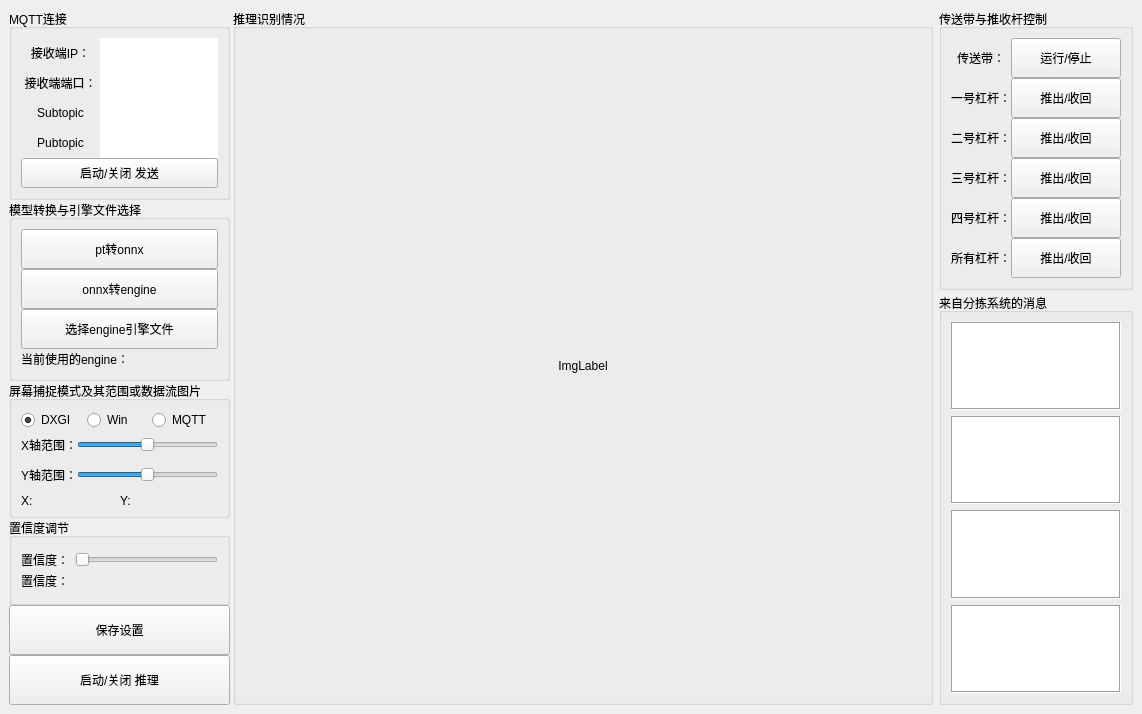
<?xml version="1.0" encoding="UTF-8"?>
<ui version="4.0">
 <class>MainWindow</class>
 <widget class="QMainWindow" name="MainWindow">
  <property name="geometry">
   <rect>
    <x>0</x>
    <y>0</y>
    <width>1141</width>
    <height>714</height>
   </rect>
  </property>
  <property name="windowTitle">
   <string>MainWindow</string>
  </property>
  <widget class="QWidget" name="centralwidget">
   <layout class="QGridLayout" name="gridLayout_7">
    <item row="0" column="0">
     <layout class="QHBoxLayout" name="horizontalLayout_16">
      <property name="spacing">
       <number>3</number>
      </property>
      <item>
       <layout class="QVBoxLayout" name="verticalLayout_16">
        <property name="spacing">
         <number>0</number>
        </property>
        <item>
         <widget class="QGroupBox" name="groupBox_2">
          <property name="title">
           <string>MQTT连接</string>
          </property>
          <layout class="QGridLayout" name="gridLayout_2">
           <item row="0" column="0">
            <layout class="QVBoxLayout" name="verticalLayout">
             <property name="spacing">
              <number>0</number>
             </property>
             <item>
              <layout class="QHBoxLayout" name="horizontalLayout">
               <property name="spacing">
                <number>0</number>
               </property>
               <item>
                <widget class="QLabel" name="label_2">
                 <property name="text">
                  <string>接收端IP：</string>
                 </property>
                 <property name="alignment">
                  <set>Qt::AlignmentFlag::AlignCenter</set>
                 </property>
                </widget>
               </item>
               <item>
                <widget class="QLineEdit" name="lineEdit_ip">
                 <property name="minimumSize">
                  <size>
                   <width>118</width>
                   <height>30</height>
                  </size>
                 </property>
                 <property name="maximumSize">
                  <size>
                   <width>118</width>
                   <height>16777215</height>
                  </size>
                 </property>
                 <property name="frame">
                  <bool>false</bool>
                 </property>
                </widget>
               </item>
              </layout>
             </item>
             <item>
              <layout class="QHBoxLayout" name="horizontalLayout_4">
               <property name="spacing">
                <number>0</number>
               </property>
               <item>
                <widget class="QLabel" name="label_3">
                 <property name="text">
                  <string>接收端端口：</string>
                 </property>
                 <property name="alignment">
                  <set>Qt::AlignmentFlag::AlignCenter</set>
                 </property>
                </widget>
               </item>
               <item>
                <widget class="QLineEdit" name="lineEdit_port">
                 <property name="minimumSize">
                  <size>
                   <width>118</width>
                   <height>30</height>
                  </size>
                 </property>
                 <property name="maximumSize">
                  <size>
                   <width>118</width>
                   <height>16777215</height>
                  </size>
                 </property>
                 <property name="frame">
                  <bool>false</bool>
                 </property>
                </widget>
               </item>
              </layout>
             </item>
             <item>
              <layout class="QHBoxLayout" name="horizontalLayout_7">
               <property name="spacing">
                <number>0</number>
               </property>
               <item>
                <widget class="QLabel" name="label_7">
                 <property name="text">
                  <string>Subtopic</string>
                 </property>
                 <property name="alignment">
                  <set>Qt::AlignmentFlag::AlignCenter</set>
                 </property>
                </widget>
               </item>
               <item>
                <widget class="QLineEdit" name="lineEdit_Subtopic">
                 <property name="minimumSize">
                  <size>
                   <width>118</width>
                   <height>30</height>
                  </size>
                 </property>
                 <property name="maximumSize">
                  <size>
                   <width>118</width>
                   <height>16777215</height>
                  </size>
                 </property>
                 <property name="frame">
                  <bool>false</bool>
                 </property>
                </widget>
               </item>
              </layout>
             </item>
             <item>
              <layout class="QHBoxLayout" name="horizontalLayout_10">
               <property name="spacing">
                <number>0</number>
               </property>
               <item>
                <widget class="QLabel" name="label_4">
                 <property name="text">
                  <string>Pubtopic</string>
                 </property>
                 <property name="alignment">
                  <set>Qt::AlignmentFlag::AlignCenter</set>
                 </property>
                </widget>
               </item>
               <item>
                <widget class="QLineEdit" name="lineEdit_Pubtopic">
                 <property name="minimumSize">
                  <size>
                   <width>118</width>
                   <height>30</height>
                  </size>
                 </property>
                 <property name="maximumSize">
                  <size>
                   <width>118</width>
                   <height>16777215</height>
                  </size>
                 </property>
                 <property name="frame">
                  <bool>false</bool>
                 </property>
                </widget>
               </item>
              </layout>
             </item>
             <item>
              <widget class="QPushButton" name="pushButton_send">
               <property name="minimumSize">
                <size>
                 <width>0</width>
                 <height>30</height>
                </size>
               </property>
               <property name="text">
                <string>启动/关闭 发送</string>
               </property>
               <property name="checkable">
                <bool>true</bool>
               </property>
              </widget>
             </item>
            </layout>
           </item>
           <item row="1" column="0">
            <layout class="QHBoxLayout" name="horizontalLayout_9"/>
           </item>
          </layout>
         </widget>
        </item>
        <item>
         <widget class="QGroupBox" name="groupBox_3">
          <property name="title">
           <string>模型转换与引擎文件选择</string>
          </property>
          <layout class="QGridLayout" name="gridLayout_3">
           <item row="0" column="0">
            <layout class="QVBoxLayout" name="verticalLayout_4">
             <property name="spacing">
              <number>0</number>
             </property>
             <item>
              <widget class="QPushButton" name="pushButton_ptToOnnx">
               <property name="minimumSize">
                <size>
                 <width>0</width>
                 <height>40</height>
                </size>
               </property>
               <property name="text">
                <string>pt转onnx</string>
               </property>
              </widget>
             </item>
             <item>
              <widget class="QPushButton" name="pushButton_onnxToEngine">
               <property name="minimumSize">
                <size>
                 <width>0</width>
                 <height>40</height>
                </size>
               </property>
               <property name="text">
                <string>onnx转engine</string>
               </property>
              </widget>
             </item>
             <item>
              <widget class="QPushButton" name="pushButton_engine">
               <property name="minimumSize">
                <size>
                 <width>0</width>
                 <height>40</height>
                </size>
               </property>
               <property name="text">
                <string>选择engine引擎文件</string>
               </property>
              </widget>
             </item>
             <item>
              <widget class="QLabel" name="label_engine">
               <property name="minimumSize">
                <size>
                 <width>0</width>
                 <height>20</height>
                </size>
               </property>
               <property name="maximumSize">
                <size>
                 <width>16777215</width>
                 <height>20</height>
                </size>
               </property>
               <property name="text">
                <string>当前使用的engine：</string>
               </property>
              </widget>
             </item>
            </layout>
           </item>
          </layout>
         </widget>
        </item>
        <item>
         <widget class="QGroupBox" name="groupBox_4">
          <property name="title">
           <string>屏幕捕捉模式及其范围或数据流图片</string>
          </property>
          <layout class="QGridLayout" name="gridLayout_5">
           <item row="0" column="0">
            <layout class="QVBoxLayout" name="verticalLayout_5">
             <property name="spacing">
              <number>0</number>
             </property>
             <item>
              <layout class="QHBoxLayout" name="horizontalLayout_2">
               <item>
                <widget class="QRadioButton" name="radioButton_dxgi">
                 <property name="maximumSize">
                  <size>
                   <width>16777215</width>
                   <height>20</height>
                  </size>
                 </property>
                 <property name="text">
                  <string>DXGI</string>
                 </property>
                 <property name="checked">
                  <bool>true</bool>
                 </property>
                </widget>
               </item>
               <item>
                <widget class="QRadioButton" name="radioButton_win">
                 <property name="maximumSize">
                  <size>
                   <width>16777215</width>
                   <height>20</height>
                  </size>
                 </property>
                 <property name="text">
                  <string>Win</string>
                 </property>
                </widget>
               </item>
               <item>
                <widget class="QRadioButton" name="radioButton_mqtt">
                 <property name="text">
                  <string>MQTT</string>
                 </property>
                </widget>
               </item>
              </layout>
             </item>
             <item>
              <layout class="QHBoxLayout" name="horizontalLayout_5">
               <item>
                <layout class="QVBoxLayout" name="verticalLayout_6">
                 <item>
                  <widget class="QLabel" name="label_5">
                   <property name="text">
                    <string>X轴范围：</string>
                   </property>
                  </widget>
                 </item>
                 <item>
                  <widget class="QLabel" name="label_6">
                   <property name="text">
                    <string>Y轴范围：</string>
                   </property>
                  </widget>
                 </item>
                </layout>
               </item>
               <item>
                <layout class="QVBoxLayout" name="verticalLayout_7">
                 <item>
                  <widget class="QSlider" name="horizontalSlider_X">
                   <property name="minimumSize">
                    <size>
                     <width>0</width>
                     <height>30</height>
                    </size>
                   </property>
                   <property name="minimum">
                    <number>10</number>
                   </property>
                   <property name="maximum">
                    <number>2560</number>
                   </property>
                   <property name="value">
                    <number>1280</number>
                   </property>
                   <property name="orientation">
                    <enum>Qt::Orientation::Horizontal</enum>
                   </property>
                  </widget>
                 </item>
                 <item>
                  <widget class="QSlider" name="horizontalSlider_Y">
                   <property name="minimumSize">
                    <size>
                     <width>0</width>
                     <height>30</height>
                    </size>
                   </property>
                   <property name="minimum">
                    <number>10</number>
                   </property>
                   <property name="maximum">
                    <number>1600</number>
                   </property>
                   <property name="value">
                    <number>800</number>
                   </property>
                   <property name="orientation">
                    <enum>Qt::Orientation::Horizontal</enum>
                   </property>
                  </widget>
                 </item>
                </layout>
               </item>
              </layout>
             </item>
            </layout>
           </item>
           <item row="1" column="0">
            <layout class="QHBoxLayout" name="horizontalLayout_3">
             <property name="spacing">
              <number>0</number>
             </property>
             <item>
              <widget class="QLabel" name="label_X">
               <property name="maximumSize">
                <size>
                 <width>16777215</width>
                 <height>10</height>
                </size>
               </property>
               <property name="text">
                <string>X:</string>
               </property>
              </widget>
             </item>
             <item>
              <widget class="QLabel" name="label_Y">
               <property name="maximumSize">
                <size>
                 <width>16777215</width>
                 <height>10</height>
                </size>
               </property>
               <property name="text">
                <string>Y:</string>
               </property>
              </widget>
             </item>
            </layout>
           </item>
          </layout>
         </widget>
        </item>
        <item>
         <widget class="QGroupBox" name="groupBox_5">
          <property name="title">
           <string>置信度调节</string>
          </property>
          <layout class="QGridLayout" name="gridLayout_4">
           <item row="0" column="0">
            <layout class="QVBoxLayout" name="verticalLayout_2">
             <item>
              <layout class="QHBoxLayout" name="horizontalLayout_6">
               <item>
                <widget class="QLabel" name="label">
                 <property name="minimumSize">
                  <size>
                   <width>0</width>
                   <height>10</height>
                  </size>
                 </property>
                 <property name="maximumSize">
                  <size>
                   <width>16777215</width>
                   <height>15</height>
                  </size>
                 </property>
                 <property name="text">
                  <string>置信度：</string>
                 </property>
                </widget>
               </item>
               <item>
                <widget class="QSlider" name="horizontalSlider_conf">
                 <property name="minimumSize">
                  <size>
                   <width>0</width>
                   <height>10</height>
                  </size>
                 </property>
                 <property name="maximumSize">
                  <size>
                   <width>16777215</width>
                   <height>15</height>
                  </size>
                 </property>
                 <property name="maximum">
                  <number>10</number>
                 </property>
                 <property name="singleStep">
                  <number>1</number>
                 </property>
                 <property name="orientation">
                  <enum>Qt::Orientation::Horizontal</enum>
                 </property>
                </widget>
               </item>
              </layout>
             </item>
             <item>
              <widget class="QLabel" name="label_conf">
               <property name="minimumSize">
                <size>
                 <width>0</width>
                 <height>10</height>
                </size>
               </property>
               <property name="maximumSize">
                <size>
                 <width>16777215</width>
                 <height>15</height>
                </size>
               </property>
               <property name="text">
                <string>置信度：</string>
               </property>
              </widget>
             </item>
            </layout>
           </item>
          </layout>
         </widget>
        </item>
        <item>
         <widget class="QPushButton" name="pushButton_save">
          <property name="minimumSize">
           <size>
            <width>0</width>
            <height>50</height>
           </size>
          </property>
          <property name="text">
           <string>保存设置</string>
          </property>
         </widget>
        </item>
        <item>
         <widget class="QPushButton" name="pushButton_run">
          <property name="minimumSize">
           <size>
            <width>0</width>
            <height>50</height>
           </size>
          </property>
          <property name="text">
           <string>启动/关闭 推理</string>
          </property>
          <property name="checkable">
           <bool>true</bool>
          </property>
         </widget>
        </item>
       </layout>
      </item>
      <item>
       <widget class="QGroupBox" name="groupBox">
        <property name="minimumSize">
         <size>
          <width>700</width>
          <height>0</height>
         </size>
        </property>
        <property name="maximumSize">
         <size>
          <width>700</width>
          <height>700</height>
         </size>
        </property>
        <property name="title">
         <string>推理识别情况</string>
        </property>
        <layout class="QGridLayout" name="gridLayout_9">
         <item row="0" column="0">
          <widget class="QLabel" name="label_img">
           <property name="text">
            <string>ImgLabel</string>
           </property>
           <property name="alignment">
            <set>Qt::AlignmentFlag::AlignCenter</set>
           </property>
          </widget>
         </item>
        </layout>
       </widget>
      </item>
     </layout>
    </item>
    <item row="0" column="1">
     <layout class="QVBoxLayout" name="verticalLayout_8">
      <property name="spacing">
       <number>3</number>
      </property>
      <item>
       <widget class="QGroupBox" name="groupBox_6">
        <property name="title">
         <string>传送带与推收杆控制</string>
        </property>
        <layout class="QGridLayout" name="gridLayout">
         <item row="0" column="0">
          <layout class="QVBoxLayout" name="verticalLayout_3">
           <property name="spacing">
            <number>0</number>
           </property>
           <item>
            <layout class="QHBoxLayout" name="horizontalLayout_8">
             <property name="spacing">
              <number>0</number>
             </property>
             <item>
              <widget class="QLabel" name="label_8">
               <property name="minimumSize">
                <size>
                 <width>60</width>
                 <height>0</height>
                </size>
               </property>
               <property name="maximumSize">
                <size>
                 <width>60</width>
                 <height>167215</height>
                </size>
               </property>
               <property name="text">
                <string>传送带：</string>
               </property>
               <property name="alignment">
                <set>Qt::AlignmentFlag::AlignCenter</set>
               </property>
              </widget>
             </item>
             <item>
              <widget class="QPushButton" name="pushButton_conveyor">
               <property name="minimumSize">
                <size>
                 <width>110</width>
                 <height>40</height>
                </size>
               </property>
               <property name="text">
                <string>运行/停止</string>
               </property>
               <property name="checkable">
                <bool>true</bool>
               </property>
              </widget>
             </item>
            </layout>
           </item>
           <item>
            <layout class="QHBoxLayout" name="horizontalLayout_11">
             <property name="spacing">
              <number>0</number>
             </property>
             <item>
              <widget class="QLabel" name="label_9">
               <property name="minimumSize">
                <size>
                 <width>60</width>
                 <height>0</height>
                </size>
               </property>
               <property name="maximumSize">
                <size>
                 <width>60</width>
                 <height>167215</height>
                </size>
               </property>
               <property name="text">
                <string>一号杠杆：</string>
               </property>
               <property name="alignment">
                <set>Qt::AlignmentFlag::AlignCenter</set>
               </property>
              </widget>
             </item>
             <item>
              <widget class="QPushButton" name="pushButton_rodFirst">
               <property name="minimumSize">
                <size>
                 <width>110</width>
                 <height>40</height>
                </size>
               </property>
               <property name="text">
                <string>推出/收回</string>
               </property>
               <property name="checkable">
                <bool>true</bool>
               </property>
              </widget>
             </item>
            </layout>
           </item>
           <item>
            <layout class="QHBoxLayout" name="horizontalLayout_12">
             <property name="spacing">
              <number>0</number>
             </property>
             <item>
              <widget class="QLabel" name="label_10">
               <property name="minimumSize">
                <size>
                 <width>60</width>
                 <height>0</height>
                </size>
               </property>
               <property name="maximumSize">
                <size>
                 <width>60</width>
                 <height>167215</height>
                </size>
               </property>
               <property name="text">
                <string>二号杠杆：</string>
               </property>
               <property name="alignment">
                <set>Qt::AlignmentFlag::AlignCenter</set>
               </property>
              </widget>
             </item>
             <item>
              <widget class="QPushButton" name="pushButton_rodSecond">
               <property name="minimumSize">
                <size>
                 <width>110</width>
                 <height>40</height>
                </size>
               </property>
               <property name="text">
                <string>推出/收回</string>
               </property>
               <property name="checkable">
                <bool>true</bool>
               </property>
              </widget>
             </item>
            </layout>
           </item>
           <item>
            <layout class="QHBoxLayout" name="horizontalLayout_13">
             <property name="spacing">
              <number>0</number>
             </property>
             <item>
              <widget class="QLabel" name="label_11">
               <property name="minimumSize">
                <size>
                 <width>60</width>
                 <height>0</height>
                </size>
               </property>
               <property name="maximumSize">
                <size>
                 <width>60</width>
                 <height>167215</height>
                </size>
               </property>
               <property name="text">
                <string>三号杠杆：</string>
               </property>
               <property name="alignment">
                <set>Qt::AlignmentFlag::AlignCenter</set>
               </property>
              </widget>
             </item>
             <item>
              <widget class="QPushButton" name="pushButton_rodThird">
               <property name="minimumSize">
                <size>
                 <width>110</width>
                 <height>40</height>
                </size>
               </property>
               <property name="text">
                <string>推出/收回</string>
               </property>
               <property name="checkable">
                <bool>true</bool>
               </property>
              </widget>
             </item>
            </layout>
           </item>
           <item>
            <layout class="QHBoxLayout" name="horizontalLayout_14">
             <property name="spacing">
              <number>0</number>
             </property>
             <item>
              <widget class="QLabel" name="label_12">
               <property name="minimumSize">
                <size>
                 <width>60</width>
                 <height>0</height>
                </size>
               </property>
               <property name="maximumSize">
                <size>
                 <width>60</width>
                 <height>167215</height>
                </size>
               </property>
               <property name="text">
                <string>四号杠杆：</string>
               </property>
               <property name="alignment">
                <set>Qt::AlignmentFlag::AlignCenter</set>
               </property>
              </widget>
             </item>
             <item>
              <widget class="QPushButton" name="pushButton_rodFourth">
               <property name="enabled">
                <bool>true</bool>
               </property>
               <property name="minimumSize">
                <size>
                 <width>110</width>
                 <height>40</height>
                </size>
               </property>
               <property name="text">
                <string>推出/收回</string>
               </property>
               <property name="checkable">
                <bool>true</bool>
               </property>
              </widget>
             </item>
            </layout>
           </item>
           <item>
            <layout class="QHBoxLayout" name="horizontalLayout_15">
             <property name="spacing">
              <number>0</number>
             </property>
             <item>
              <widget class="QLabel" name="label_13">
               <property name="minimumSize">
                <size>
                 <width>60</width>
                 <height>0</height>
                </size>
               </property>
               <property name="maximumSize">
                <size>
                 <width>60</width>
                 <height>167215</height>
                </size>
               </property>
               <property name="text">
                <string>所有杠杆：</string>
               </property>
               <property name="alignment">
                <set>Qt::AlignmentFlag::AlignCenter</set>
               </property>
              </widget>
             </item>
             <item>
              <widget class="QPushButton" name="pushButton_rodAll">
               <property name="enabled">
                <bool>true</bool>
               </property>
               <property name="minimumSize">
                <size>
                 <width>110</width>
                 <height>40</height>
                </size>
               </property>
               <property name="text">
                <string>推出/收回</string>
               </property>
               <property name="checkable">
                <bool>true</bool>
               </property>
              </widget>
             </item>
            </layout>
           </item>
          </layout>
         </item>
        </layout>
       </widget>
      </item>
      <item>
       <widget class="QGroupBox" name="groupBox_7">
        <property name="title">
         <string>来自分拣系统的消息</string>
        </property>
        <layout class="QGridLayout" name="gridLayout_6">
         <item row="2" column="0">
          <widget class="QTextEdit" name="textEditSwitch2">
           <property name="frameShape">
            <enum>QFrame::Shape::Box</enum>
           </property>
           <property name="readOnly">
            <bool>true</bool>
           </property>
          </widget>
         </item>
         <item row="0" column="0">
          <widget class="QTextEdit" name="textEditImg">
           <property name="mouseTracking">
            <bool>true</bool>
           </property>
           <property name="frameShape">
            <enum>QFrame::Shape::Box</enum>
           </property>
           <property name="readOnly">
            <bool>true</bool>
           </property>
          </widget>
         </item>
         <item row="1" column="0">
          <widget class="QTextEdit" name="textEditSwitch1">
           <property name="frameShape">
            <enum>QFrame::Shape::Box</enum>
           </property>
           <property name="readOnly">
            <bool>true</bool>
           </property>
          </widget>
         </item>
         <item row="3" column="0">
          <widget class="QTextEdit" name="textEditSwitch3">
           <property name="frameShape">
            <enum>QFrame::Shape::Box</enum>
           </property>
           <property name="readOnly">
            <bool>true</bool>
           </property>
          </widget>
         </item>
        </layout>
       </widget>
      </item>
     </layout>
    </item>
   </layout>
  </widget>
 </widget>
 <resources/>
 <connections/>
</ui>
